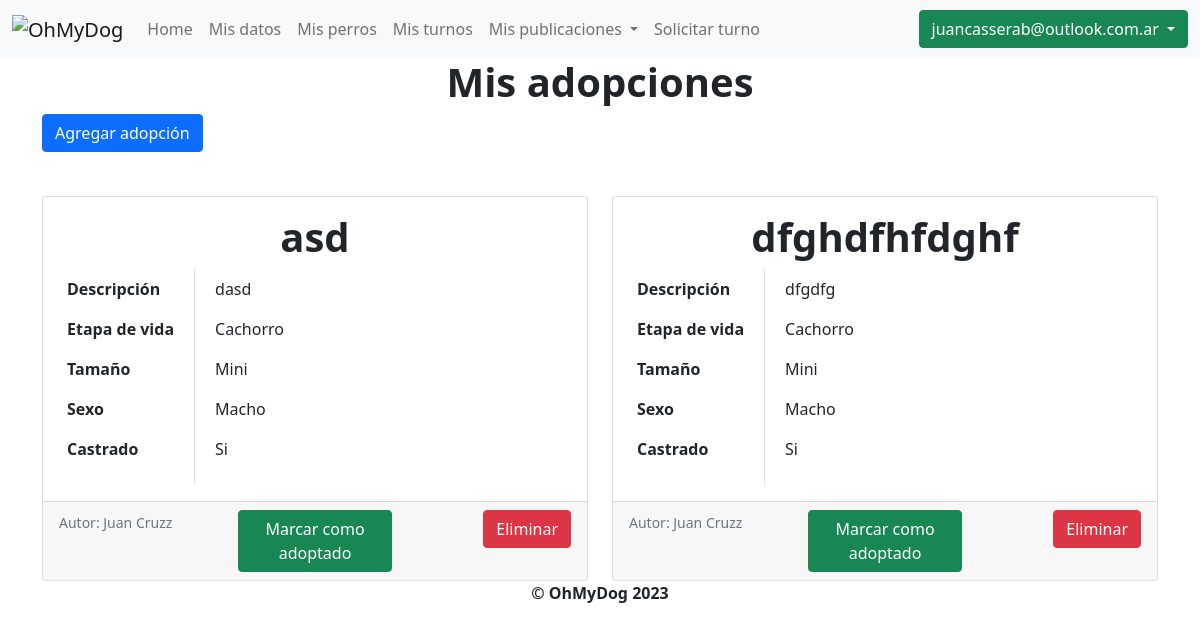
/mis_adopciones (signed in), run on the app's committed database.
### OhMyDog/models.py (models this page shows, shortened)
class Usuario(AbstractBaseUser, PermissionsMixin):
    mail = models.EmailField(unique=True)
    password = models.CharField(max_length=255)
    cliente = models.OneToOneField(Cliente, null=True, on_delete=models.CASCADE)
    habilitado = models.BooleanField(default=True)
    primer_inicio = models.BooleanField(default=True)
    is_staff = models.BooleanField(default=False)
    USERNAME_FIELD = "mail"
    objects = UsuarioManager()

### OhMyDog/modelos/publicaciones/adopciones.py (models this page shows, shortened)
class Adopcion(models.Model):
    id = models.BigAutoField(primary_key=True)
    cliente = models.ForeignKey(
        Cliente, null=False, on_delete=models.CASCADE
    )
    descripcion = models.TextField(null=True)
    nombre = models.CharField(max_length=30)
    tamanio_perro = models.ForeignKey(
        TamanioPerro, null=False, on_delete=models.CASCADE
    )
    etapa_vida_perro = models.ForeignKey(
        EtapaVidaPerro, null=False, on_delete=models.CASCADE
    )
    sexos = [("M", "Macho"), ("H", "Hembra")]
    sexo = models.CharField(max_length=1, choices=sexos, blank=False)
    castrado = models.CharField(max_length=1, choices=[("S", "Si"), ("N", "No")], blank=False)
    adoptado = models.BooleanField(default=False)

### OhMyDog/modelos/etapaVidaPerro/etapaVidaPerro.py (models this page shows, shortened)
class EtapaVidaPerro (models.Model):
    id = models.BigAutoField(primary_key=True)
    nombre = models.CharField(max_length=30)

### OhMyDog/modelos/tamaniosPerros/tamaniosPerros.py (models this page shows, shortened)
class TamanioPerro (models.Model):
    id = models.BigAutoField(primary_key=True)
    nombre = models.CharField(max_length=30)

### OhMyDog/modelos/clientes/clientes.py (models this page shows, shortened)
class Cliente(models.Model):
    id = models.BigAutoField(primary_key=True)
    nombre = models.CharField(max_length=30)
    email = models.EmailField(max_length=30)
    telefono = models.CharField(max_length=20)
    habilitado = models.BooleanField(default=True)

### OhMyDog/views/publicaciones_adopciones.py (the view)
# urls.py: path("mis_adopciones", mis_adopciones, name="mis_adopciones"),
@login_required
def mis_adopciones(request):
    cliente = request.user.cliente
    adopciones = filtrar_adopciones_por_cliente(cliente)
    return render(request, "mis_adopciones.html", {"adopciones": adopciones})

### OhMyDog/modelos/publicaciones/__init__.py (called while the page is built)
def filtrar_adopciones_por_cliente(cliente):
    return Adopcion.objects.filter(cliente=cliente)

### OhMyDog/templates/mis_adopciones.html (shortened to what this page needs)
{% extends 'layout.html' %}
{% block content %}
<h1 style="text-align:center">Mis adopciones</h1>
<div class="container bootstrap snippets bootdey">
    <a type="button" class="btn btn-primary" href="{% url 'agregar_publicacion_adopcion' %}"
    style="margin-bottom: 20px;">
    Agregar adopción
    </a>
    {% if adopciones %}
        {% for adopcion in adopciones %}
        {% if forloop.counter0|divisibleby:2 %}
        <div class="row">
        {% endif %}
        <div class="col-sm-6">
            <div class="card mt-4">
                <div class="card-body">
                    <h1 class="card-title text-center">{{ adopcion.nombre }}</h1>
                    <div class="row">
                        <div class="col-auto vertical-line">
                            <table class="table table-borderless">
                                <tbody>
                                    <tr>
                                        <th>Descripción</th>
                                    </tr>
                                    <tr>
                                        <th>Etapa de vida</th>
                                    </tr>
                                    <tr>
                                        <th>Tamaño</th>
                                    </tr>
                                    <tr>
                                        <th>Sexo</th>
                                    </tr>
                                    <tr>
                                        <th>Castrado</th>
                                    </tr>
                                </tbody>
                            </table>
                        </div>
                        <div class="col">
                            <table class="table table-borderless">
                                <tbody>
                                    <tr>
                                        <td>{{ adopcion.descripcion }}</td>
                                    </tr>
                                    <tr>
                                        <td>{{ adopcion.etapa_vida_perro.nombre }}</td>
                                    </tr>
                                    <tr>
                                        <td>{{ adopcion.tamanio_perro.nombre }}</td>
                                    </tr>
                                    <tr>
                                        {%if adopcion.sexo == "M"%}
                                            <td class="sexo">Macho</td>
                                        {%else%}
                                            <td class="sexo">Hembra</td>
                                        {% endif %}
                                    </tr>
                                    <tr>
                                        {%if adopcion.castrado == "S"%}
                                            <td class="castrado">Si</td>
                                        {% else %}
                                            <td class="castrado">No</td>
                                        {% endif %}
                                    </tr>
                                </tbody>
                            </table>
                        </div>
                    </div>
                </div>
                <div class="card-footer">
                    <div class="row">
                        <div class="col">
                            <p class="card-text"><small class="text-muted">Autor: {{ adopcion.cliente.nombre }}</small></p>
                        </div>
                        {%if not adopcion.adoptado%}
                            <div class="col text-end">
                                <a type="button" class="btn btn-success" onclick="confirmarAdopcion(event);"
                                    href="{%url 'marcar_como_adoptado' adopcion.id %}">Marcar como adoptado
                                </a>
                            </div>
                        {%else%}
                            <div class="col text-end">
                                <p class="text-success" style="font-weight:bold">Adoptado</p>
                            </div>
                        {%endif%}
                            <div class="col text-end">
                                <a type="button" class="btn btn-danger" onclick="confirmarEliminacion(event);"
                                    href="{%url 'eliminar_adopcion' adopcion.id %}">Eliminar
                                </a>
                            </div>
                    </div>
                </div>
            </div>
        </div>
        {% if forloop.counter|divisibleby:2 or forloop.last %}
        </div>
        {% endif %}
        {% endfor %}
    {% else %}
        <p>No se encontraron adopciones</p>
    {% endif %}
</div>
{% endblock %}

### OhMyDog/templates/layout.html (shortened to what this page needs)
<!DOCTYPE html>
<html>
	<head>
		<link
			href="https://cdn.jsdelivr.net/npm/bootstrap@5.0.2/dist/css/bootstrap.min.css"
			rel="stylesheet"
		/>
	</head>
	<body>
		<header>
			<nav class="navbar navbar-expand-lg navbar-light bg-light">
				<div class="container-fluid">
					<a class="navbar-brand">
						<img src="http://imgfz.com/i/eq02Nh8.png" alt="OhMyDog" />
					</a>
					<div class="collapse navbar-collapse" id="navbarSupportedContent">
						<ul class="navbar-nav me-auto mb-2 mb-lg-0">
							{% if user.is_authenticated %}
								{% if user.is_staff %}
									<li class="nav-item">
										<a class="nav-link" href="{% url 'home' %}">Home</a>
									</li>
									<li class="nav-item">
										<a class="nav-link" href="{% url 'clientes' %}">Listar clientes</a>
									</li>
									<li class="nav-item">
										<a class="nav-link" href="{% url 'registrar_cliente' %}">Registrar cliente</a>
									</li>
									<li class="nav-item">
										<a class="nav-link" href="{% url 'solicitudes_de_turnos' %}">Solicitudes de turnos</a>
									</li>
									<li class="nav-item dropdown">
										<a
											class="nav-link dropdown-toggle"
											role="button"
											data-bs-toggle="dropdown"
											aria-expanded="false"
										>
											Publicaciones
										</a>
										<ul
											class="dropdown-menu"
											aria-labelledby="navbarDropdown"
										>
											<li>
												<a class="dropdown-item" href="{%url 'agregar_paseador_cuidador_al_mapa' %}"
													>Registrar paseador o cuidador</a
												>
											</li>
											<li>
												<a class="dropdown-item" href="agregar_campania_donacion"
													>Agregar campaña de donación</a
												>
											</li>
										</ul>
								</li>
								{% else %}
									<li class="nav-item">
										<a class="nav-link" href="{% url 'home' %}">Home</a>
									</li>
									<li class="nav-item">
										<a class="nav-link" href="{% url 'mis_datos' %}">Mis datos</a>
									</li>
									<li class="nav-item">
										<a class="nav-link" href="{% url 'mis_perros' %}">Mis perros</a>
									</li>
									<li class="nav-item">
										<a class="nav-link" href="{% url 'mis_turnos' %}">Mis turnos</a>
									</li>
									<li class="nav-item dropdown">
											<a
												class="nav-link dropdown-toggle"
												role="button"
												data-bs-toggle="dropdown"
												aria-expanded="false"
											>
												Mis publicaciones
											</a>
									</li>
									<li class="nav-item">
										<a class="nav-link" href="{% url 'solicitar_turno' %}">Solicitar turno</a>
									</li>
								{% endif %}
							{% else %}
								<li class="nav-item">
									<a class="nav-link" href="{% url 'home' %}">Home</a>
								</li>
							{% endif %}
						</ul>
						{% if user.is_authenticated %}
							<li class="nav-item dropdown" style="border-radius: 6px; list-style-type: none;">
								<a class="btn {% if user.is_staff %} btn-primary {% else %} btn-success {% endif %} dropdown-toggle" href="#" id="navbarDropdown" role="button" data-bs-toggle="dropdown" aria-expanded="false">
									{{ user.mail }}
								</a>
							</li>
						{% else %}
							<li class="nav-item">
								<a class="btn btn-primary" id="iniciar_sesion" href="{% url 'login' %}">Iniciar sesión</a>
							</li>
						{% endif %}
					</div>
				</div>
			</nav>
		</header>
		<div class="content">
			{% block content %}{% endblock %}
		</div>
		<footer class="footer">
			<p style="text-align: center; font-weight: bold ">© OhMyDog 2023</p>
		</footer>
	</body>
</html>

### OhMyDog/templates/layout.html (style rules this page uses)
h1 { font-weight: bold; }

### OhMyDog/templates/mis_adopciones.html (style rules this page uses)
.vertical-line { border-right: 1px solid #dee2e6; height: 100%; }

### data on the page
Usuario: mail "juancasserab@outlook.com.ar"
Adopcion: nombre "asd", descripcion "dasd", etapa_vida_perro.nombre "Cachorro", tamanio_perro.nombre "Mini", sexo "Macho", castrado "Si", cliente.nombre "Juan Cruzz", adoptado "Marcar como adoptado"
Adopcion: nombre "dfghdfhfdghf", descripcion "dfgdfg", etapa_vida_perro.nombre "Cachorro", tamanio_perro.nombre "Mini", sexo "Macho", castrado "Si", cliente.nombre "Juan Cruzz", adoptado "Marcar como adoptado"
